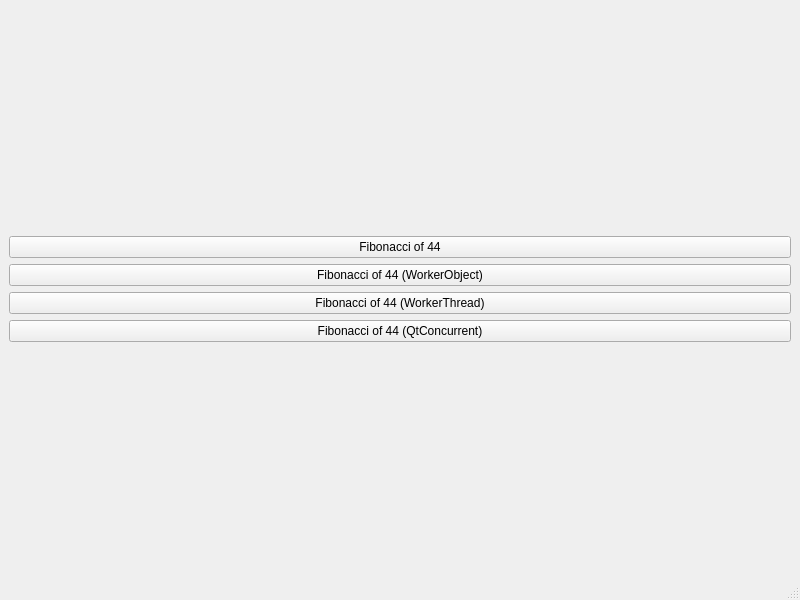
<?xml version="1.0" encoding="UTF-8"?>
<ui version="4.0">
 <class>MainWindow</class>
 <widget class="QMainWindow" name="MainWindow">
  <property name="geometry">
   <rect>
    <x>0</x>
    <y>0</y>
    <width>800</width>
    <height>600</height>
   </rect>
  </property>
  <property name="windowTitle">
   <string>MainWindow</string>
  </property>
  <widget class="QWidget" name="centralwidget">
   <layout class="QVBoxLayout" name="verticalLayout">
    <item>
     <spacer name="verticalSpacer">
      <property name="orientation">
       <enum>Qt::Vertical</enum>
      </property>
      <property name="sizeHint" stdset="0">
       <size>
        <width>20</width>
        <height>40</height>
       </size>
      </property>
     </spacer>
    </item>
    <item>
     <widget class="QPushButton" name="btn1">
      <property name="text">
       <string>Fibonacci of 44</string>
      </property>
     </widget>
    </item>
    <item>
     <widget class="QPushButton" name="btn2">
      <property name="text">
       <string>Fibonacci of 44 (WorkerObject)</string>
      </property>
     </widget>
    </item>
    <item>
     <widget class="QPushButton" name="btn3">
      <property name="text">
       <string>Fibonacci of 44 (WorkerThread)</string>
      </property>
     </widget>
    </item>
    <item>
     <widget class="QPushButton" name="btn4">
      <property name="text">
       <string>Fibonacci of 44 (QtConcurrent)</string>
      </property>
     </widget>
    </item>
    <item>
     <spacer name="verticalSpacer_2">
      <property name="orientation">
       <enum>Qt::Vertical</enum>
      </property>
      <property name="sizeHint" stdset="0">
       <size>
        <width>20</width>
        <height>40</height>
       </size>
      </property>
     </spacer>
    </item>
   </layout>
  </widget>
  <widget class="QMenuBar" name="menubar">
   <property name="geometry">
    <rect>
     <x>0</x>
     <y>0</y>
     <width>800</width>
     <height>22</height>
    </rect>
   </property>
  </widget>
  <widget class="QStatusBar" name="statusbar"/>
 </widget>
 <resources/>
 <connections/>
</ui>
